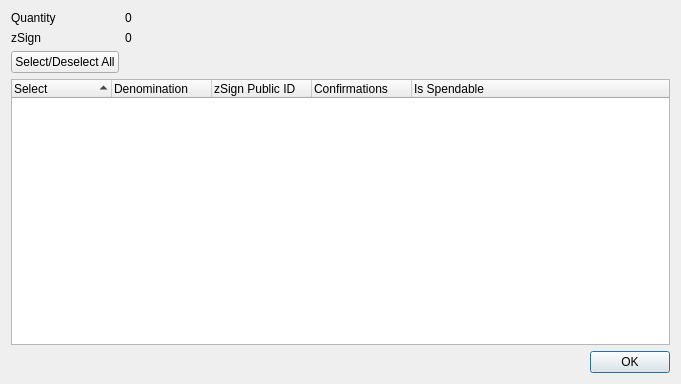
<?xml version="1.0" encoding="UTF-8"?>
<ui version="4.0">
 <class>ZSignControlDialog</class>
 <widget class="QDialog" name="ZSignControlDialog">
  <property name="geometry">
   <rect>
    <x>0</x>
    <y>0</y>
    <width>681</width>
    <height>384</height>
   </rect>
  </property>
  <property name="minimumSize">
   <size>
    <width>681</width>
    <height>384</height>
   </size>
  </property>
  <property name="windowTitle">
   <string>Select zSign to Spend</string>
  </property>
  <layout class="QGridLayout" name="gridLayout">
   <item row="0" column="0">
    <layout class="QFormLayout" name="formLayout">
     <property name="sizeConstraint">
      <enum>QLayout::SetDefaultConstraint</enum>
     </property>
     <item row="0" column="0">
      <widget class="QLabel" name="labelQuantity">
       <property name="text">
        <string>Quantity</string>
       </property>
      </widget>
     </item>
     <item row="0" column="1">
      <widget class="QLabel" name="labelQuantity_int">
       <property name="text">
        <string>0</string>
       </property>
      </widget>
     </item>
     <item row="1" column="0">
      <widget class="QLabel" name="labelZSign">
       <property name="text">
        <string>zSign</string>
       </property>
      </widget>
     </item>
     <item row="1" column="1">
      <widget class="QLabel" name="labelZSign_int">
       <property name="text">
        <string>0</string>
       </property>
      </widget>
     </item>
     <item row="2" column="0">
      <widget class="QPushButton" name="pushButtonAll">
       <property name="text">
        <string>Select/Deselect All</string>
       </property>
      </widget>
     </item>
    </layout>
   </item>
   <item row="1" column="0">
    <layout class="QVBoxLayout" name="verticalLayout">
     <item>
      <widget class="QTreeWidget" name="treeWidget">
       <property name="minimumSize">
        <size>
         <width>0</width>
         <height>250</height>
        </size>
       </property>
       <property name="alternatingRowColors">
        <bool>true</bool>
       </property>
       <property name="sortingEnabled">
        <bool>true</bool>
       </property>
       <property name="columnCount">
        <number>5</number>
       </property>
       <attribute name="headerDefaultSectionSize">
        <number>100</number>
       </attribute>
       <column>
        <property name="text">
         <string notr="true">Select</string>
        </property>
       </column>
       <column>
        <property name="text">
         <string notr="true">Denomination</string>
        </property>
       </column>
       <column>
        <property name="text">
         <string notr="true">zSign Public ID</string>
        </property>
       </column>
       <column>
        <property name="text">
         <string notr="true">Confirmations</string>
        </property>
       </column>
       <column>
        <property name="text">
         <string>Is Spendable</string>
        </property>
       </column>
      </widget>
     </item>
     <item>
      <widget class="QDialogButtonBox" name="buttonBox">
       <property name="orientation">
        <enum>Qt::Horizontal</enum>
       </property>
       <property name="standardButtons">
        <set>QDialogButtonBox::Ok</set>
       </property>
      </widget>
     </item>
    </layout>
   </item>
  </layout>
 </widget>
 <resources/>
 <connections>
  <connection>
   <sender>buttonBox</sender>
   <signal>accepted()</signal>
   <receiver>ZSignControlDialog</receiver>
   <slot>accept()</slot>
   <hints>
    <hint type="sourcelabel">
     <x>248</x>
     <y>254</y>
    </hint>
    <hint type="destinationlabel">
     <x>157</x>
     <y>274</y>
    </hint>
   </hints>
  </connection>
  <connection>
   <sender>buttonBox</sender>
   <signal>rejected()</signal>
   <receiver>ZSignControlDialog</receiver>
   <slot>reject()</slot>
   <hints>
    <hint type="sourcelabel">
     <x>316</x>
     <y>260</y>
    </hint>
    <hint type="destinationlabel">
     <x>286</x>
     <y>274</y>
    </hint>
   </hints>
  </connection>
 </connections>
</ui>
